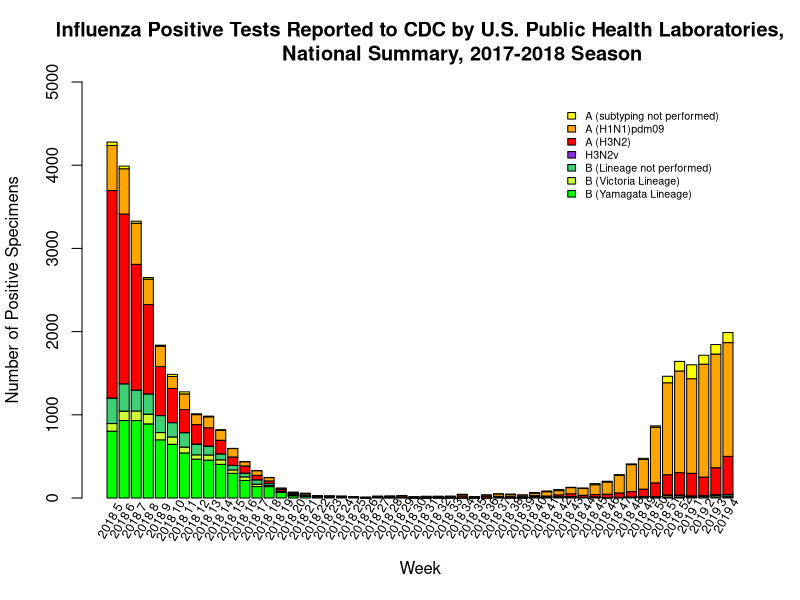

Write R code to recreate this figure.
#Group Members: Omkar Thorat (omkarsun) and Abhishek Bhave (abhave)

#Replication for 52 weeks

#Reading the CSV data file in a dataframe
df <- read.csv("WHO_NREVSS_Public_Health_Labs2.csv")

#Processing the dataframe and selecting the columns for plotting the graph
df <- df[122:173,]
y<-data.frame(df$BYam,df$BVic,df$B,df$H3N2v,df$A..H3.,df$A..2009.H1N1.,df$A..Subtyping.not.Performed.)


#Combining the Year and Week Column to make the x axis values unique
#Reference: http://www.endmemo.com/program/R/gsub.php
df$Year.Week <- paste(df$YEAR,df$WEEK)
dfYear.Week<-gsub(" ","",df$Year.Week)
date <- as.character(df$Year.Week)
date <- factor(date, levels=unique(date))


#Saving the Graph
#png("public52.png",width=600,height=600)


#plotting the bargraph
#Reference: https://www.statmethods.net/graphs/bar.html
bp <- barplot(t(y), 
              col = c("green", "#cdff35", "#3DD074", "blueviolet", "red","orange","yellow"),
              main = "Influenza Positive Tests Reported to CDC by U.S. Public Health Laboratories,
              National Summary, 2017-2018 Season", xlab="Week",
              ylab=("Number of Positive Specimens"),ylim=c(0,5000))


#Plotting the legends for understanding of the end user
#Reference: http://www.sthda.com/english/wiki/add-legends-to-plots-in-r-software-the-easiest-way
legend("topright", inset=.05, c("A (subtyping not performed)","A (H1N1)pdm09","A (H3N2)",
       "H3N2v","B (Lineage not performed)","B (Victoria Lineage)","B (Yamagata Lineage)"), 
       fill=c("yellow","orange","red","blueviolet","#3DD074","#cdff35","green"),  cex=0.65, text.font=1, bty="n")


#Formatting the labels on X axis
#Reference: https://stackoverflow.com/questions/10286473/rotating-x-axis-labels-in-r-for-barplot
text(cex=0.75, x=bp-.25, y=bp-270.25, date, xpd=TRUE, srt=60)

#dev.off()